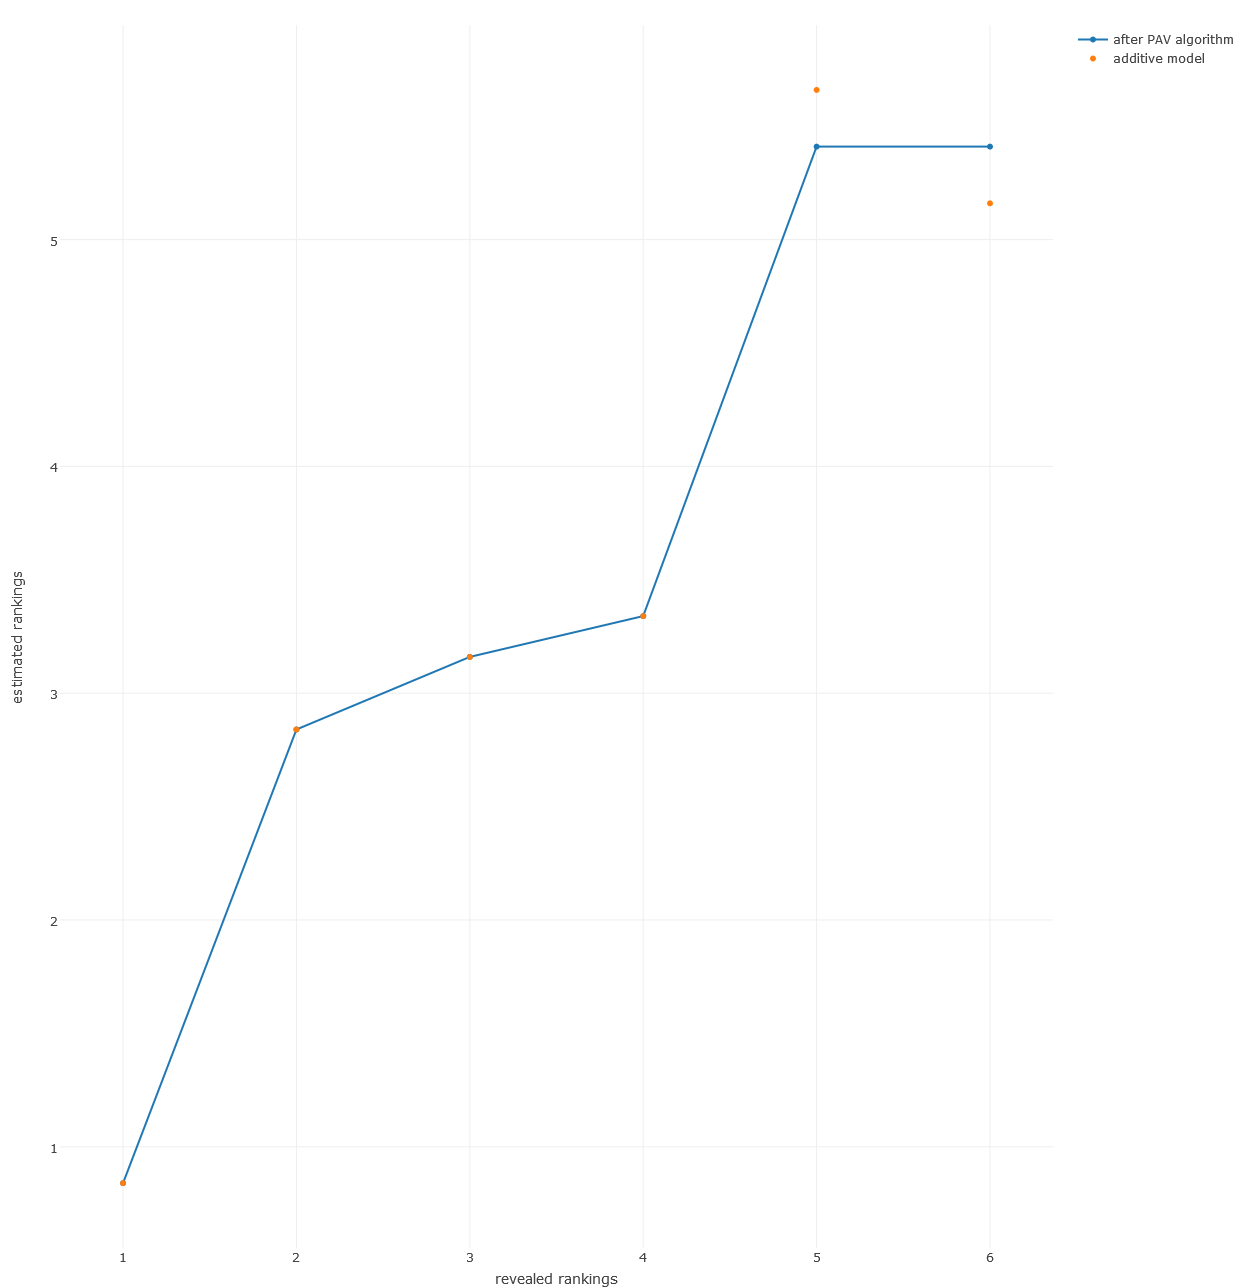

Source code (R):

# clear all variables
rm(list = ls(all = TRUE))
graphics.off()

# install and load packages
libraries = c("isotone", "plotly")
lapply(libraries, function(x) if (!(x %in% installed.packages())) {
    install.packages(x)
})
lapply(libraries, library, quietly = TRUE, character.only = TRUE)

# the reported preference orderings
x = c(1:6)
# the estimated preference orderings according to the additive model (16.1) and the metric solution (Table 16.6) in MVA
y = c(0.84, 2.84, 3.16, 3.34, 5.66, 5.16)
z = cbind(x, y)

# PAV algorithm
gp = gpava(x, y)
a  = gp$z              # the reported preference orderings
b  = gp$x              # the estimated preference orderings after PAV algorithm
gp = cbind(a, b)

# Plotly plot of car rankings
gpdf = as.data.frame(gp)

p <- plot_ly(gpdf, x = a, y = b, type="l", name = "after PAV algorithm", text = paste("car", a, sep = ""), color = b) %>%
	layout(xaxis = list(title = "revealed rankings"), yaxis = list(title = "estimated rankings"))
p <- add_trace(p,y=y, mode = "markers", name = "additive model")
p
